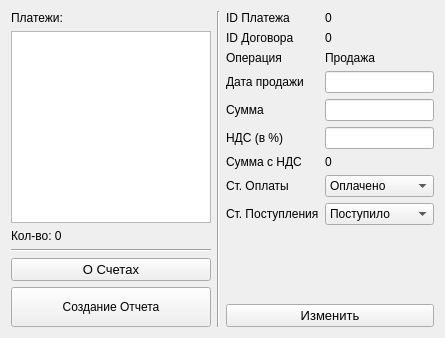
      <widget class="QWidget" name="page_4_bills">
       <layout class="QHBoxLayout" name="horizontalLayout_11">
        <item>
         <layout class="QVBoxLayout" name="verticalLayout_9">
          <item>
           <widget class="QLabel" name="label_36">
            <property name="text">
             <string>Платежи:</string>
            </property>
           </widget>
          </item>
          <item>
           <widget class="QListView" name="_4_listView_bills">
            <property name="sizePolicy">
             <sizepolicy hsizetype="Fixed" vsizetype="Expanding">
              <horstretch>0</horstretch>
              <verstretch>0</verstretch>
             </sizepolicy>
            </property>
            <property name="minimumSize">
             <size>
              <width>0</width>
              <height>0</height>
             </size>
            </property>
            <property name="maximumSize">
             <size>
              <width>200</width>
              <height>16777215</height>
             </size>
            </property>
           </widget>
          </item>
          <item>
           <widget class="QLabel" name="_4_label_bills_count">
            <property name="text">
             <string>Кол-во: 0</string>
            </property>
           </widget>
          </item>
          <item>
           <widget class="Line" name="line_5">
            <property name="orientation">
             <enum>Qt::Horizontal</enum>
            </property>
           </widget>
          </item>
          <item>
           <widget class="QPushButton" name="_4_pushButton_about_bills">
            <property name="font">
             <font>
              <pointsize>10</pointsize>
             </font>
            </property>
            <property name="text">
             <string>О Счетах</string>
            </property>
            <property name="icon">
             <iconset>
              <normaloff>../../../.designer/backup/imgs/website.png</normaloff>../../../.designer/backup/imgs/website.png</iconset>
            </property>
           </widget>
          </item>
          <item>
           <widget class="QPushButton" name="_4_pushButton_new_report">
            <property name="minimumSize">
             <size>
              <width>0</width>
              <height>40</height>
             </size>
            </property>
            <property name="text">
             <string>Создание Отчета</string>
            </property>
            <property name="icon">
             <iconset>
              <normaloff>../../../.designer/backup/imgs/contract.png</normaloff>../../../.designer/backup/imgs/contract.png</iconset>
            </property>
           </widget>
          </item>
         </layout>
        </item>
        <item>
         <widget class="Line" name="line_14">
          <property name="orientation">
           <enum>Qt::Vertical</enum>
          </property>
         </widget>
        </item>
        <item>
         <layout class="QVBoxLayout" name="verticalLayout_10">
          <item>
           <layout class="QFormLayout" name="formLayout_4">
            <item row="0" column="0">
             <widget class="QLabel" name="label_38">
              <property name="text">
               <string>ID Платежа</string>
              </property>
             </widget>
            </item>
            <item row="0" column="1">
             <widget class="QLabel" name="_4_label_bill_id">
              <property name="text">
               <string>0</string>
              </property>
             </widget>
            </item>
            <item row="1" column="0">
             <widget class="QLabel" name="label_40">
              <property name="text">
               <string>ID Договора</string>
              </property>
             </widget>
            </item>
            <item row="1" column="1">
             <widget class="QLabel" name="_4_label_contract_id">
              <property name="text">
               <string>0</string>
              </property>
             </widget>
            </item>
            <item row="3" column="0">
             <widget class="QLabel" name="label_42">
              <property name="text">
               <string>Дата продажи</string>
              </property>
             </widget>
            </item>
            <item row="3" column="1">
             <widget class="QLineEdit" name="_4_lineEdit_sell_date"/>
            </item>
            <item row="4" column="0">
             <widget class="QLabel" name="label_43">
              <property name="text">
               <string>Сумма</string>
              </property>
             </widget>
            </item>
            <item row="4" column="1">
             <widget class="QLineEdit" name="_4_lineEdit_price"/>
            </item>
            <item row="5" column="0">
             <widget class="QLabel" name="label_44">
              <property name="text">
               <string>НДС (в %)</string>
              </property>
             </widget>
            </item>
            <item row="5" column="1">
             <widget class="QLineEdit" name="_4_lineEdit_VAT"/>
            </item>
            <item row="6" column="0">
             <widget class="QLabel" name="label_45">
              <property name="text">
               <string>Сумма с НДС</string>
              </property>
             </widget>
            </item>
            <item row="6" column="1">
             <widget class="QLabel" name="_4_label_price_with_VAT">
              <property name="text">
               <string>0</string>
              </property>
             </widget>
            </item>
            <item row="7" column="0">
             <widget class="QLabel" name="label_47">
              <property name="text">
               <string>Ст. Оплаты</string>
              </property>
             </widget>
            </item>
            <item row="8" column="0">
             <widget class="QLabel" name="label_48">
              <property name="text">
               <string>Ст. Поступления</string>
              </property>
             </widget>
            </item>
            <item row="2" column="0">
             <widget class="QLabel" name="label_13">
              <property name="text">
               <string>Операция</string>
              </property>
             </widget>
            </item>
            <item row="2" column="1">
             <widget class="QLabel" name="_4_label_type">
              <property name="text">
               <string>Продажа</string>
              </property>
             </widget>
            </item>
            <item row="7" column="1">
             <widget class="QComboBox" name="_4_comboBox_pay">
              <item>
               <property name="text">
                <string>Оплачено</string>
               </property>
              </item>
              <item>
               <property name="text">
                <string>Не оплачено</string>
               </property>
              </item>
              <item>
               <property name="text">
                <string>Неизвестно</string>
               </property>
              </item>
             </widget>
            </item>
            <item row="8" column="1">
             <widget class="QComboBox" name="_4_comboBox_income">
              <item>
               <property name="text">
                <string>Поступило</string>
               </property>
              </item>
              <item>
               <property name="text">
                <string>Не поступило</string>
               </property>
              </item>
              <item>
               <property name="text">
                <string>Неизвестно</string>
               </property>
              </item>
             </widget>
            </item>
           </layout>
          </item>
          <item>
           <spacer name="verticalSpacer_2">
            <property name="orientation">
             <enum>Qt::Vertical</enum>
            </property>
            <property name="sizeHint" stdset="0">
             <size>
              <width>20</width>
              <height>40</height>
             </size>
            </property>
           </spacer>
          </item>
          <item>
           <layout class="QHBoxLayout" name="horizontalLayout_10">
            <item>
             <widget class="QPushButton" name="_4_pushButton_edit">
              <property name="font">
               <font>
                <pointsize>10</pointsize>
               </font>
              </property>
              <property name="text">
               <string>Изменить</string>
              </property>
              <property name="icon">
               <iconset>
                <normaloff>../../../.designer/backup/imgs/megaphone.png</normaloff>../../../.designer/backup/imgs/megaphone.png</iconset>
              </property>
             </widget>
            </item>
           </layout>
          </item>
         </layout>
        </item>
       </layout>
      </widget>
